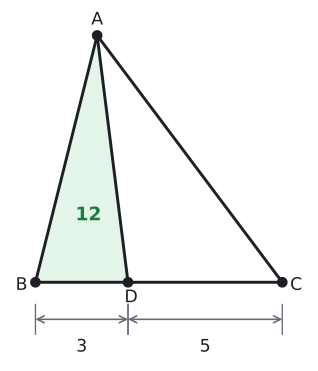

Recreate this plot in Python.
# Alıştırma 1: D ∈ [BC], |BD| = 3, |DC| = 5, A(ABD) = 12 (yükseklik 8).
import sys; sys.path.insert(0, "tools")
from cizim import *

P = lambda x, y: np.array([float(x), float(y)])
uz = lambda X, Y: float(np.linalg.norm(X - Y))
def dik(K, X, Y, r):
    """K köşesinde KX ile KY arasındaki dik açı işareti (r: kenar boyu)."""
    a_ = (X - K) / uz(X, K) * r; b_ = (Y - K) / uz(Y, K) * r
    ax.plot(*zip(K + a_, K + a_ + b_, K + b_), color=SOLUK, lw=1.3)
def kenar(X, Y, metin, G, d, renk=YAZI, fs=13):
    """[XY] kenarının ortasına, G'den uzak yana d kadar açıkta etiket."""
    M = (X + Y) / 2; t = (Y - X) / uz(X, Y); n = np.array([-t[1], t[0]])
    if np.dot(n, M - G) < 0: n = -n
    ax.text(*(M + d * n), metin, ha="center", va="center", color=renk, fontsize=fs)
def olcu(X, Y, metin, kay, renk=SOLUK, fs=13):
    """X ile Y arasında, kay vektörü kadar kaydırılmış oklu ölçü çizgisi; yazı çizginin dışında."""
    kay = np.array(kay, dtype=float); X2, Y2 = X + kay, Y + kay
    ax.annotate("", xy=Y2, xytext=X2, arrowprops=dict(arrowstyle="<->", color=renk, lw=1.2, shrinkA=0, shrinkB=0))
    for Z in (X, Y): ax.plot(*zip(Z + kay * 0.6, Z + kay * 1.4), color=renk, lw=1)
    M = (X2 + Y2) / 2 + 0.75 * kay
    ax.text(*M, metin, ha="center", va="center", color=YAZI, fontsize=fs)
def harf(X, ad, dx, dy, renk=YAZI):
    nokta(ax, *X, "", renk=renk)
    ax.text(X[0] + dx, X[1] + dy, ad, ha="center", va="center", color=renk, fontsize=13)
def tik(X, Y, n=1, r=0.22, renk=SOLUK):
    """[XY] parçasının ortasına n adet eşitlik çentiği."""
    M = (X + Y) / 2; t = (Y - X) / uz(X, Y); nn = np.array([-t[1], t[0]])
    for i in range(n):
        Q = M + (i - (n - 1) / 2) * 0.16 * t
        ax.plot(*zip(Q - r * nn, Q + r * nn), color=renk, lw=1.3)
def alan(X, Y, Z):
    """XYZ üçgeninin alanı (kontrol için)."""
    u, v = Y - X, Z - X
    return abs(u[0] * v[1] - u[1] * v[0]) / 2
B, D, C, A = P(0, 0), P(3, 0), P(8, 0), P(2, 8)
print("A(ABD)", alan(A, B, D), "A(ABC)", alan(A, B, C))
fig, ax = sekil(4.4, 4.8)
ax.set_aspect("equal"); ax.axis("off")
ax.add_patch(patches.Polygon([A, B, D], closed=True, facecolor=YESIL_ACIK, edgecolor="none"))
ax.plot(*zip(B, C, A, B), color=YAZI); ax.plot(*zip(A, D), color=YAZI)
harf(A, "A", 0, 0.5); harf(B, "B", -0.45, -0.1); harf(C, "C", 0.45, -0.1); harf(D, "D", 0.1, -0.5)
ax.text(*((A + B + D) / 3 + P(0.05, -0.5)), "12", ha="center", va="center", color=YESIL, fontsize=14, fontweight="bold")
olcu(B, D, "3", (0, -1.2)); olcu(D, C, "5", (0, -1.2))
ax.set_xlim(-0.9, 8.9); ax.set_ylim(-2.6, 8.9)
kaydet(fig, __file__)
